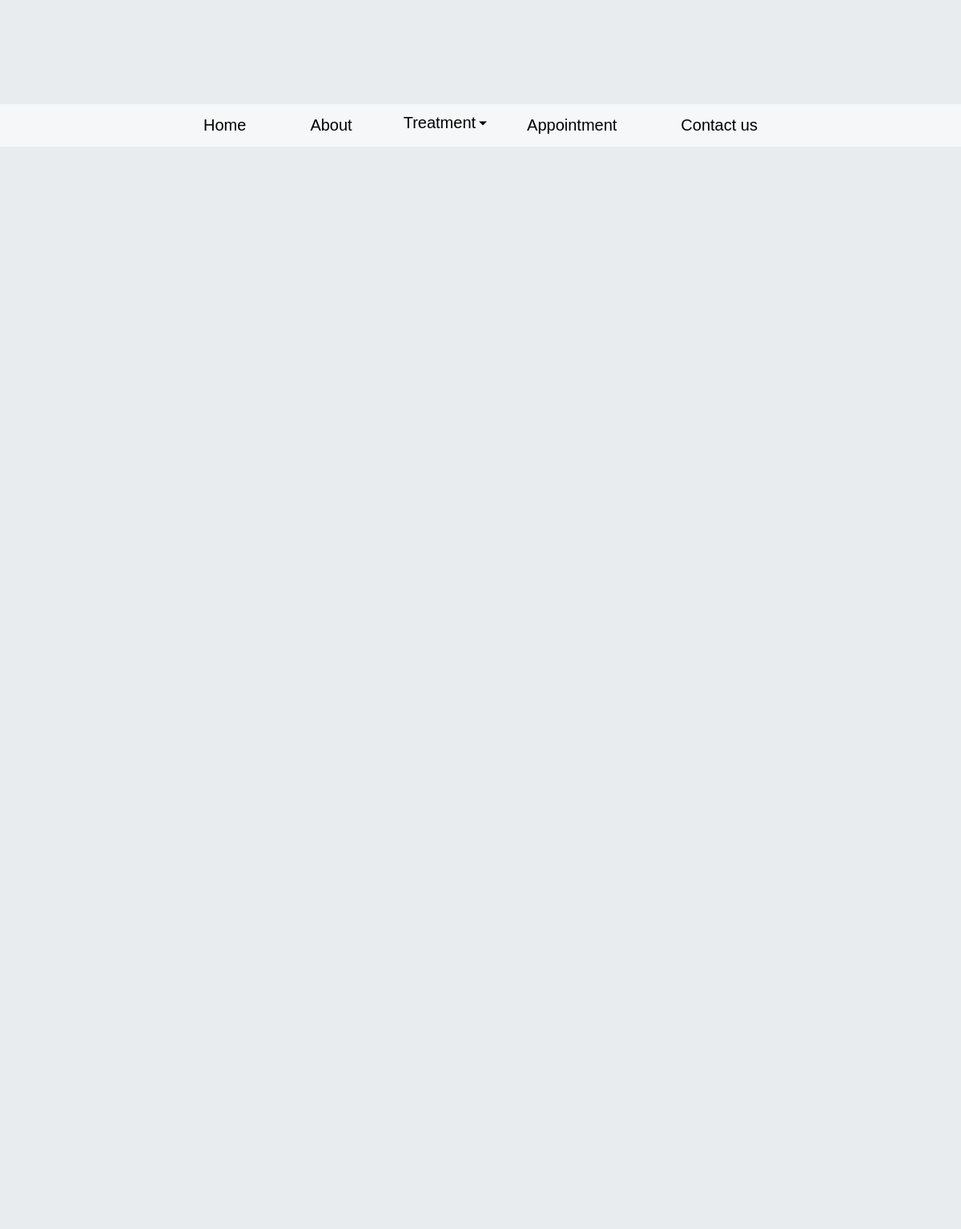
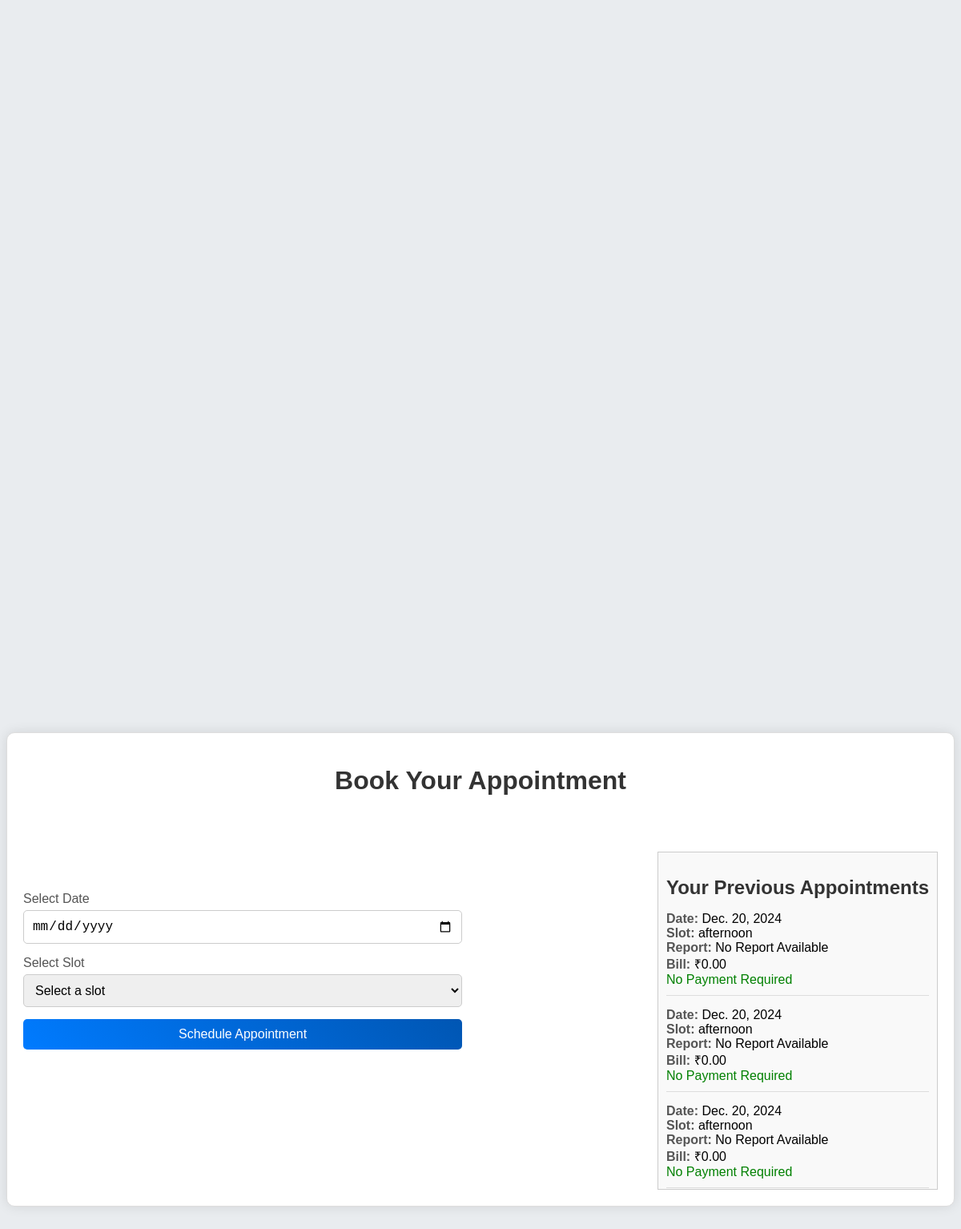
The app's page /appointment/book (signed in) with its own data (2 pictures, top to bottom).
### home_page/models.py (models this page shows, shortened)
class Appointment(models.Model):
    user = models.ForeignKey(User, on_delete=models.CASCADE)
    date = models.DateField()  # DateField to track appointment date
    slot = models.CharField(max_length=10)
    report = models.FileField(upload_to='reports/', blank=True, null=True)
    bill = models.DecimalField(max_digits=10, decimal_places=2, default=0)

### home_page/views.py (the view, shortened to what this page needs)
# urls.py: path('appointment/book', views.book_appointment, name='book_appointment'),
@login_required
def book_appointment(request):
    user = request.user
    appointments = Appointment.objects.filter(user=user).order_by('-date')
    selected_date = request.GET.get('date', timezone.now().date())
    available_slots = SlotAvailability.objects.filter(date=selected_date)
    return render(request, 'book_appointment.html', {
        'appointments': appointments,
        'available_slots': available_slots,
        'selected_date': selected_date
    })

### home_page/templates/book_appointment.html (shortened to what this page needs)
{% extends "base.html" %}
{% load static %}
{% load tz %}
{% block css_file %}
<link rel="stylesheet" href="{% static 'css/book_appointment.css' %}">
{% endblock css_file %}
{% block content %}
<div class="appointment-container">
    <h1>Book Your Appointment</h1>
    <div class="appointment-content">
        <div class="form-section">
            <form method="POST" action="{% url 'book_appointment' %}">
                <div class="input-group">
                    <label for="date">Select Date</label>
                    <input type="date" id="date" name="appointment_date" required>
                </div>
                <div class="input-group">
                    <label for="slot">Select Slot</label>
                    <select id="slot" name="appointment_slot" required>
                    <option value="">Select a slot</option>
                    </select>
                </div>
                <button type="submit" class="book-btn">Schedule Appointment</button>
            </form>
        </div>
        <div class="previous-appointments">
            <h2>Your Previous Appointments</h2>
            {% if appointments %}
                <ul>
                    {% for appointment in appointments %}
                        <li>
                            <strong>Date:</strong> {{ appointment.date }} <br>
                            <strong>Slot:</strong> {{ appointment.slot }} <br>
                            <strong>Report:</strong>
                            {% if appointment.report %}
                                <a href="{{ appointment.report.url }}" target="_blank">View Report</a>
                            {% else %}
                                No Report Available
                            {% endif %}
                            <br>
                            <strong>Bill:</strong> ₹{{ appointment.bill }} <br>
                            {% if appointment.bill == 0 %}
                                <span style="color: green;">No Payment Required</span>
                            {% elif appointment.paid %}
                                <span style="color: green;">Paid</span>
                            {% else %}
                                <button class="pay-btn" data-bill="{{ appointment.bill }}" data-appointment="{{ appointment.id }}">Pay Now</button>
                            {% endif %}
                        </li>
                    {% endfor %}
                </ul>
            {% else %}
                <p>No previous appointments found.</p>
            {% endif %}
        </div>
    </div>
</div>
{% endblock content %}

### DentCare/templates/base.html (shortened to what this page needs)
{% load static %}
<!DOCTYPE html>
<html lang="en">
<head>
    <link rel="stylesheet" href="{% static "main/app.css" %}" />
   {% block css_file %}
   {% endblock %}
</head>
<body>
    <div class="navbar">
        <button onclick="location.href='/'">Home</button>
        <button onclick="location.href= '/about'">About</button>
        <div class="dropdown">
            <button onclick="location.href='/treatment'" class="dropbtn">Treatment</button>
        </div>
        <button onclick="location.href='/appointment'">Appointment</button>
        <button onclick="location.href='/contact'">Contact us</button>
    </div>
    {% block content %}{% endblock %}
</body>
</html>

### DentCare/static/main/app.css (style rules this page uses)
.navbar { display: flex; justify-content: center; position: absolute; z-index: 1; width: 100%; top: 130px; background-color: rgba(250, 250, 251,0.8); }
button { padding: 15px 40px; background: none ; border: none; color: rgb(0, 0, 0); font-size: 20px; cursor: pointer; }
.dropdown { position: relative; display: inline-block; }
.dropbtn { padding: 12px 24px; background: none; border: none; color: rgb(0, 0, 0); font-size: 20px; cursor: pointer; position: relative; }
.dropbtn::after { content: ""; display: inline-block; width: 0; height: 0; border-left: 5px solid transparent; border-right: 5px solid transparent; border-top: 5px solid black; margin-left: 8px; position: absolute; right: 10px; top: 50%; transform: translateY(-50%); }

### home_page/static/css/book_appointment.css (style rules this page uses)
body { font-family: 'Arial', sans-serif; background-color: #e9ecef; margin-top: 150px; padding: 0; height: 100vh; display: flex; justify-content: center; align-items: center; }
.appointment-container { width: 100%; max-width: 900px; padding: 20px; background: #ffffff; border-radius: 10px; box-shadow: 0 0 15px rgba(0, 0, 0, 0.1); border: 1px solid #ddd; margin-top: 150px; }
.appointment-content { display: flex; justify-content: space-between; }
.form-section { width: 48%; margin-top: 100px; }
.appointment-container h1 { color: #333; margin-bottom: 20px; text-align:center; }
.input-group { margin-bottom: 15px; }
.input-group label { display: block; margin-bottom: 5px; color: #555; }
.input-group input, .input-group select { width: 100%; padding: 10px; border: 1px solid #ccc; border-radius: 5px; font-size: 16px; transition: border 0.3s; }
.book-btn { width: 100%; padding: 10px; background: linear-gradient(45deg, #007bff, #0056b3); color: #fff; border: none; border-radius: 5px; font-size: 16px; cursor: pointer; transition: background 0.3s; }
.previous-appointments h2 { color: #333; margin-bottom: 10px; }
.previous-appointments ul { list-style: none; padding: 0; }
.previous-appointments li { margin-bottom: 15px; border-bottom: 1px solid #ddd; padding-bottom: 10px; }
.previous-appointments strong { color: #555; }

### home_page/templates/book_appointment.html (style rules this page uses)
.appointment-container { max-width: 1300px; margin: 0 auto; padding: 20px; }
.input-group input, .input-group select { width: 100%; padding: 10px; border: 1px solid #ccc; border-radius: 5px; box-sizing: border-box; }
.book-btn, #confirm-payment { width: 100%; padding: 10px 0; background-color: #007bff; color: white; border: none; border-radius: 5px; cursor: pointer; transition: background-color 0.3s ease; }
.previous-appointments { max-height: 400px; overflow-y: auto; border: 1px solid #ccc; padding: 10px; margin-top: 50px; background-color: #f9f9f9; }

### records on screen
Appointment: date "Dec. 20, 2024", slot "afternoon", report "No Report Available", bill "0.00", shows "No Payment Required"
Appointment: date "Dec. 20, 2024", slot "afternoon", report "No Report Available", bill "0.00", shows "No Payment Required"
Appointment: date "Dec. 20, 2024", slot "afternoon", report "No Report Available", bill "0.00", shows "No Payment Required"
